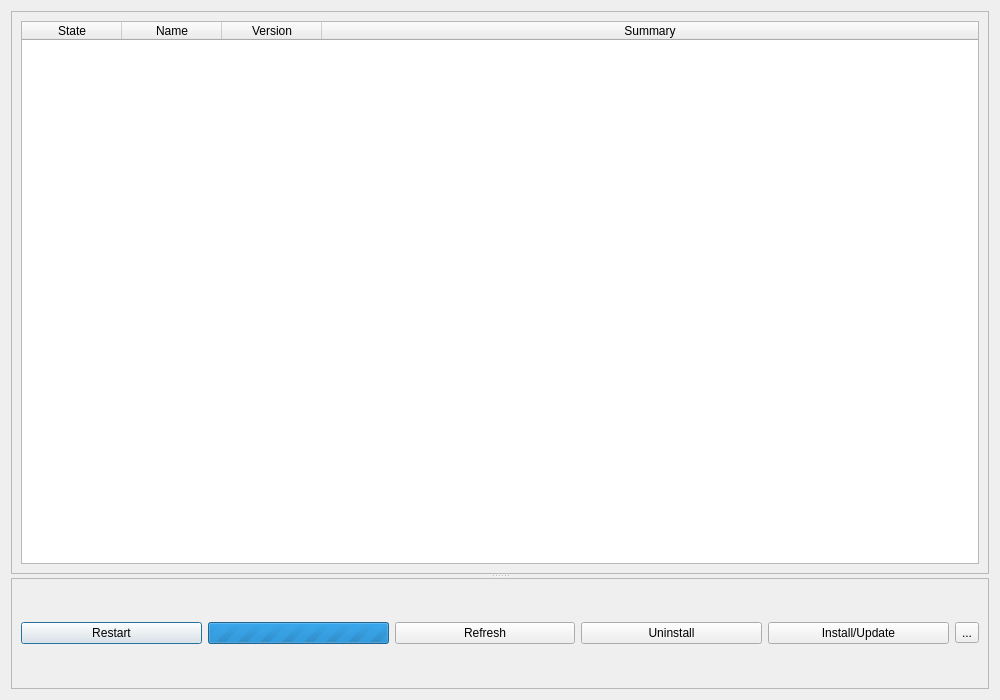
<?xml version="1.0" encoding="UTF-8"?>
<ui version="4.0">
 <class>PluginsManager</class>
 <widget class="QDialog" name="PluginsManager">
  <property name="geometry">
   <rect>
    <x>0</x>
    <y>0</y>
    <width>1000</width>
    <height>700</height>
   </rect>
  </property>
  <property name="windowTitle">
   <string>Dialog</string>
  </property>
  <layout class="QVBoxLayout" name="verticalLayout">
   <item>
    <widget class="QSplitter" name="splitter">
     <property name="orientation">
      <enum>Qt::Vertical</enum>
     </property>
     <widget class="QFrame" name="frame">
      <property name="frameShape">
       <enum>QFrame::StyledPanel</enum>
      </property>
      <property name="frameShadow">
       <enum>QFrame::Raised</enum>
      </property>
      <layout class="QVBoxLayout" name="verticalLayout_2">
       <item>
        <widget class="QTableWidget" name="table">
         <property name="editTriggers">
          <set>QAbstractItemView::NoEditTriggers</set>
         </property>
         <property name="selectionBehavior">
          <enum>QAbstractItemView::SelectRows</enum>
         </property>
         <property name="sortingEnabled">
          <bool>true</bool>
         </property>
         <attribute name="horizontalHeaderStretchLastSection">
          <bool>true</bool>
         </attribute>
         <column>
          <property name="text">
           <string>State</string>
          </property>
         </column>
         <column>
          <property name="text">
           <string>Name</string>
          </property>
         </column>
         <column>
          <property name="text">
           <string>Version</string>
          </property>
         </column>
         <column>
          <property name="text">
           <string>Summary</string>
          </property>
         </column>
        </widget>
       </item>
      </layout>
     </widget>
     <widget class="QFrame" name="info_frame">
      <property name="frameShape">
       <enum>QFrame::StyledPanel</enum>
      </property>
      <property name="frameShadow">
       <enum>QFrame::Raised</enum>
      </property>
      <layout class="QVBoxLayout" name="verticalLayout_3">
       <item>
        <layout class="QHBoxLayout" name="horizontalLayout">
         <item>
          <widget class="QPushButton" name="restart_button">
           <property name="text">
            <string>Restart</string>
           </property>
          </widget>
         </item>
         <item>
          <widget class="QProgressBar" name="progress">
           <property name="sizePolicy">
            <sizepolicy hsizetype="Minimum" vsizetype="Fixed">
             <horstretch>0</horstretch>
             <verstretch>0</verstretch>
            </sizepolicy>
           </property>
           <property name="maximum">
            <number>0</number>
           </property>
           <property name="value">
            <number>-1</number>
           </property>
          </widget>
         </item>
         <item>
          <widget class="QPushButton" name="refresh_button">
           <property name="text">
            <string>Refresh</string>
           </property>
          </widget>
         </item>
         <item>
          <widget class="QPushButton" name="uninstall_button">
           <property name="text">
            <string>Uninstall</string>
           </property>
          </widget>
         </item>
         <item>
          <widget class="QPushButton" name="install_button">
           <property name="text">
            <string>Install/Update</string>
           </property>
          </widget>
         </item>
         <item>
          <widget class="QToolButton" name="install_git_button">
           <property name="text">
            <string>...</string>
           </property>
           <property name="icon">
            <iconset resource="resources.qrc">
             <normaloff>:/resources/git.png</normaloff>:/resources/git.png</iconset>
           </property>
          </widget>
         </item>
        </layout>
       </item>
      </layout>
     </widget>
    </widget>
   </item>
  </layout>
 </widget>
 <resources>
  <include location="resources.qrc"/>
 </resources>
 <connections>
  <connection>
   <sender>table</sender>
   <signal>itemSelectionChanged()</signal>
   <receiver>PluginsManager</receiver>
   <slot>handle_selection_change()</slot>
   <hints>
    <hint type="sourcelabel">
     <x>381</x>
     <y>70</y>
    </hint>
    <hint type="destinationlabel">
     <x>319</x>
     <y>239</y>
    </hint>
   </hints>
  </connection>
  <connection>
   <sender>install_button</sender>
   <signal>clicked()</signal>
   <receiver>PluginsManager</receiver>
   <slot>install_selected_package()</slot>
   <hints>
    <hint type="sourcelabel">
     <x>522</x>
     <y>266</y>
    </hint>
    <hint type="destinationlabel">
     <x>319</x>
     <y>239</y>
    </hint>
   </hints>
  </connection>
  <connection>
   <sender>restart_button</sender>
   <signal>clicked()</signal>
   <receiver>PluginsManager</receiver>
   <slot>restart()</slot>
   <hints>
    <hint type="sourcelabel">
     <x>116</x>
     <y>266</y>
    </hint>
    <hint type="destinationlabel">
     <x>319</x>
     <y>239</y>
    </hint>
   </hints>
  </connection>
  <connection>
   <sender>uninstall_button</sender>
   <signal>clicked()</signal>
   <receiver>PluginsManager</receiver>
   <slot>uninstall_selected_package()</slot>
   <hints>
    <hint type="sourcelabel">
     <x>319</x>
     <y>266</y>
    </hint>
    <hint type="destinationlabel">
     <x>319</x>
     <y>239</y>
    </hint>
   </hints>
  </connection>
  <connection>
   <sender>refresh_button</sender>
   <signal>clicked()</signal>
   <receiver>PluginsManager</receiver>
   <slot>refresh()</slot>
   <hints>
    <hint type="sourcelabel">
     <x>150</x>
     <y>501</y>
    </hint>
    <hint type="destinationlabel">
     <x>399</x>
     <y>299</y>
    </hint>
   </hints>
  </connection>
  <connection>
   <sender>install_git_button</sender>
   <signal>clicked()</signal>
   <receiver>PluginsManager</receiver>
   <slot>install_from_git()</slot>
   <hints>
    <hint type="sourcelabel">
     <x>768</x>
     <y>539</y>
    </hint>
    <hint type="destinationlabel">
     <x>399</x>
     <y>299</y>
    </hint>
   </hints>
  </connection>
 </connections>
 <slots>
  <slot>handle_selection_change()</slot>
  <slot>install_selected_package()</slot>
  <slot>restart()</slot>
  <slot>uninstall_selected_package()</slot>
  <slot>refresh()</slot>
  <slot>install_from_git()</slot>
 </slots>
</ui>
